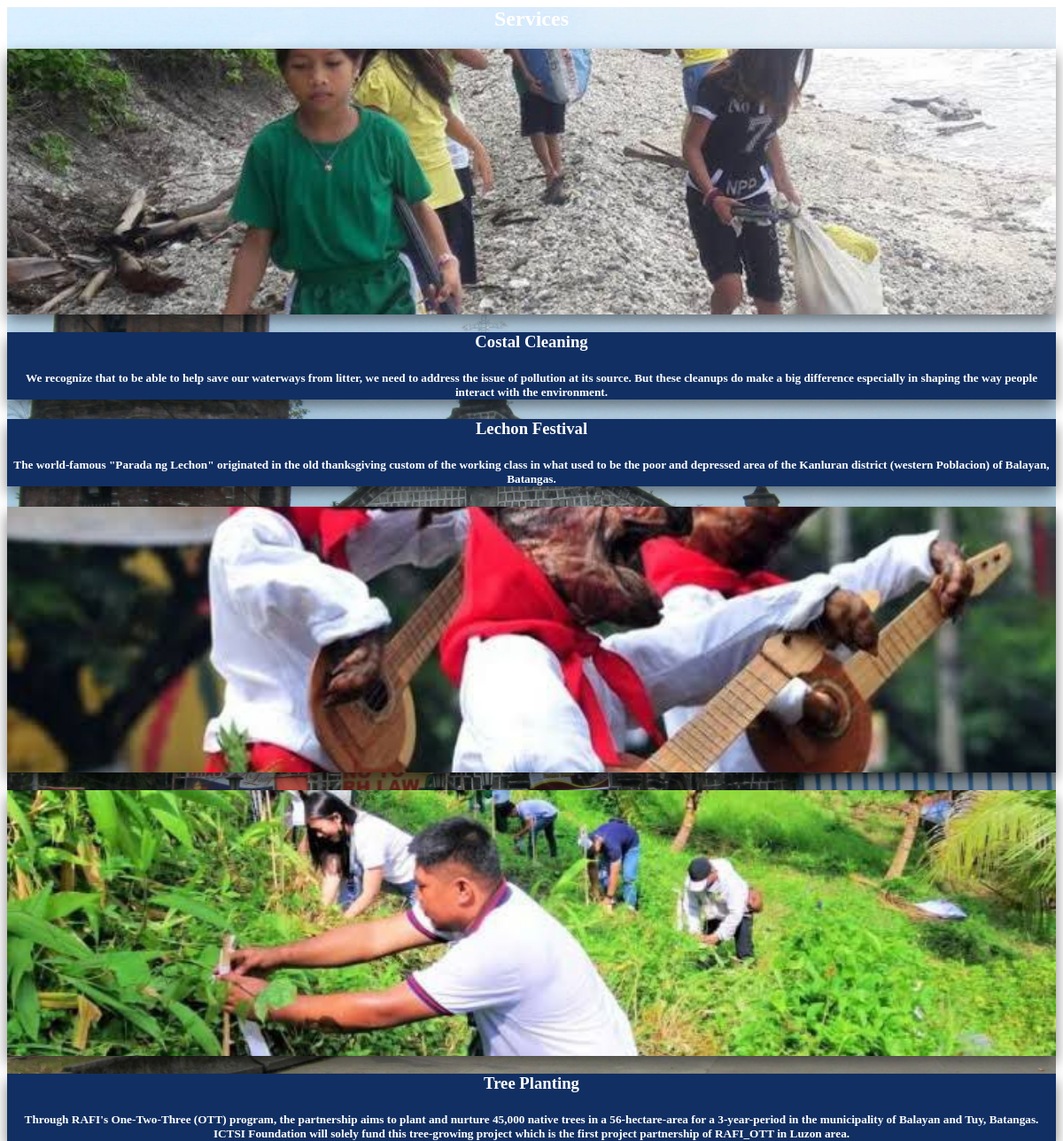
The app's page /landing-page/services.php with its own data.
### tables this page shows
CREATE TABLE `services` (
  `id` int(11) NOT NULL,
  `services_text` text DEFAULT NULL,
  `services_img` varchar(255) DEFAULT NULL,
  `created_date` timestamp NOT NULL DEFAULT current_timestamp(),
  `service_title` varchar(255) NOT NULL
);

### landing-page/services.php (the view, shortened to what this page needs)
<section id="services-section">
    <?php
    include "db_connect.php";
    $sql = "SELECT * FROM services";
    $result = $conn->query($sql);
    ?>
    <body>
        <section id="services-section">
            <div class="services-section">
            <h2 class="titles bold">Services</h2>
            <div class="container">
                <?php $index = 0; ?>
                <?php while ($row = $result->fetch_assoc()) : ?>
                    <?php if ($index % 2 == 0) : ?>
                        <div class="row ">
                            <div class="col-md-5 px-0 bg-col custom-shadow">
                                <div class="service-image ">
                                    <img src="<?php echo $row['services_img']; ?>" alt="Service Image" class="fixed-size-image">
                                </div>
                            </div>
                            <div class="col-md-6 d-flex bg-col custom-shadow">
                                <div class="service-text text-justify mt-4 d-flex flex-column align-items-center">
                                    <h1 class="font-weight-bold"><?php echo $row['service_title']; ?></h1>
                                    <h5><?php echo $row['services_text']; ?></p>
                                </div>
                            </div>
                        </div>
                    <?php else : ?>
                        <div class="row ">
                            <div class="col-md-6 d-flex bg-col custom-shadow">
                                <div class="service-text text-justify mt-4 d-flex flex-column align-items-center">
                                    <h1 class="font-weight-bold"><?php echo $row['service_title']; ?></h1>
                                    <h5><?php echo $row['services_text']; ?></h5>
                                </div>
                            </div>
                            <div class="col-md-5 px-0 bg-col custom-shadow">
                                <div class="service-image">
                                    <img src="<?php echo $row['services_img']; ?>" alt="Service Image" class="fixed-size-image">
                                </div>
                            </div>
                        </div>
                    <?php endif; ?>
                    <?php $index++; ?>
                <?php endwhile; ?>
            </div>
            </div>
        </section>
    </body>
    </html>
</section>

### landing-page/services.php (style rules this page uses)
.services-section { height: 100vh; align-items: center; justify-content: center; background: url('uploads/canda.jpg') center/cover fixed; color: #fff; text-align: center; height: 100%; }
.custom-shadow { box-shadow: 0 0.5rem 1rem rgba(.5, .5, .5, .5); }
.service-text { color: white; }
.bg-col { background: rgb(252, 252, 252); background: linear-gradient(312deg, rgba(252, 252, 252, 1) 0%, rgba(17, 47, 98, 1) 0%); margin-bottom: 20px; }
.fixed-size-image { width: 100%; height: 100%; max-height: 300px; object-fit: cover; border-radius: 0px; }

### records on screen
services: services_img (picture), service_title "Costal Cleaning", services_text "We recognize that to be able to help save our waterways from litter, we need to address the issue of pollution at its source. But these cleanups do make a big difference especially in shaping the way people interact with the environment."
services: service_title "Lechon Festival", services_text "The world-famous \"Parada ng Lechon\" originated in the old thanksgiving custom of the working class in what used to be the poor and depressed area of the Kanluran district (western Poblacion) of Balayan, Batangas.", services_img (picture)
services: services_img (picture), service_title "Tree Planting", services_text "Through RAFI's One-Two-Three (OTT) program, the partnership aims to plant and nurture 45,000 native trees in a 56-hectare-area for a 3-year-period in the municipality of Balayan and Tuy, Batangas. ICTSI Foundation will solely fund this tree-growing project which is the first project partnership of RAFI_OTT in Luzon area."
